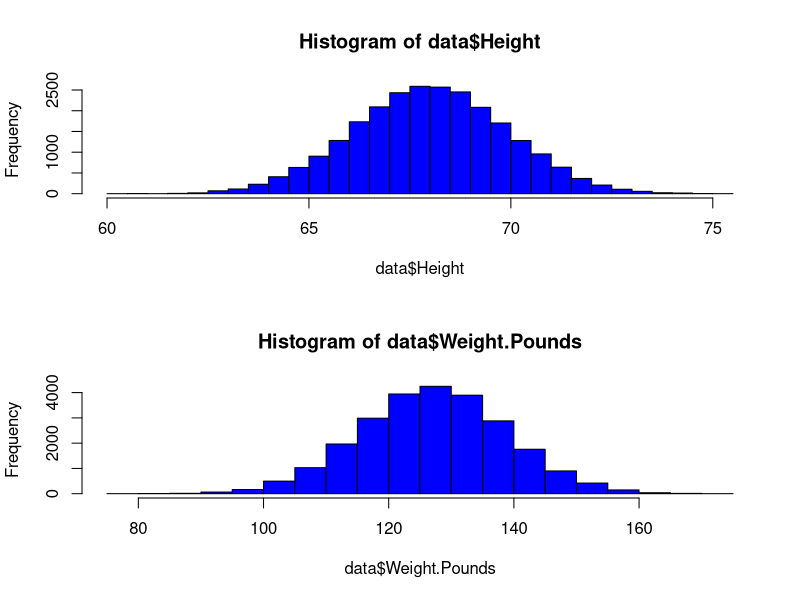
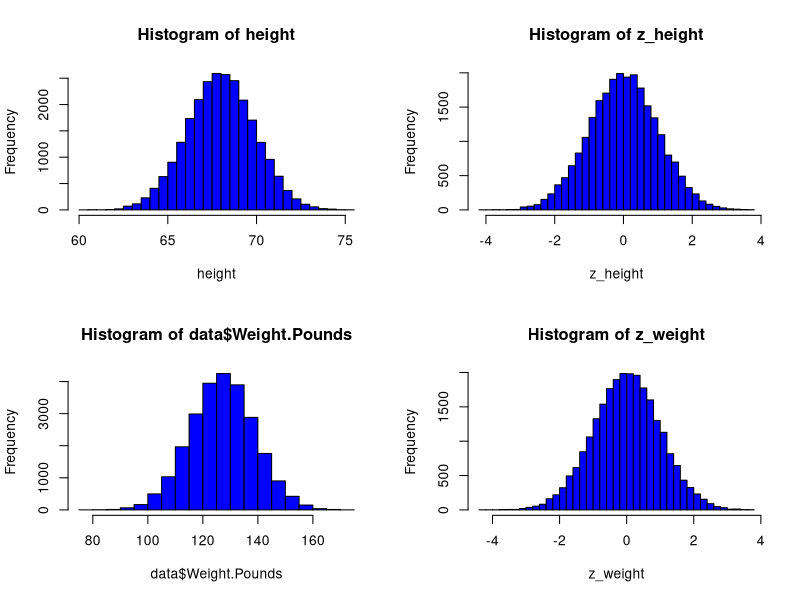

Generate these figures, in order, with R:
data=read.csv(file="SOCR_height_weight_data.csv",header=TRUE)
print(dim(data))
print(colnames(data))
#data["Height.meter"]
#data["Weight"]
par(mfrow=c(2,1))
hist(data$Height,breaks=30,col="blue")
hist(data$Weight.Pounds,breaks=30,col="blue")
height=data$Height.Inches
weight=data$Weight.Pounds
print(paste("mean_height=",mean(height)))
z_weight =(weight-mean(weight))/sd(weight)
z_height =(height-mean(height))/sd(height)
par(mfrow=c(2,2))
hist(height,breaks=30,col="blue")
hist(z_height,breaks=30,col="blue")
hist(data$Weight.Pounds,breaks=30,col="blue")
hist(z_weight,breaks=30,col="blue")


X1 = subset(height,height>(mean(height) - sd(height))& height < mean(height)+sd(height))
X1 = subset(height,height>(mean(height) - sd(height))& height < mean(height)+sd(height))
length(X1)/length(height)


SH1 = subset(height,height>(mean(height) - 1*sd(height))& height < mean(height)+1*sd(height))
length(SH1)/length(height)


SH2 = subset(height,height>(mean(height) - 2*sd(height))& height < mean(height)+2*sd(height))
length(SH2)/length(height)


SH3 = subset(height,height>(mean(height) - 3*sd(height))& height < mean(height)+3*sd(height))
length(SH3)/length(height)

TH1 = subset(weight,weight>(mean(weight) - 1*sd(weight))& weight < mean(weight)+1*sd(weight))
length(SH1)/length(weight)

TH2 = subset(weight,weight>(mean(weight) - 2*sd(weight))& weight < mean(weight)+2*sd(weight))
length(TH2)/length(weight)

TH3 = subset(weight,weight>(mean(weight) - 3*sd(weight))& weight < mean(weight)+3*sd(weight))
length(TH3)/length(weight)
